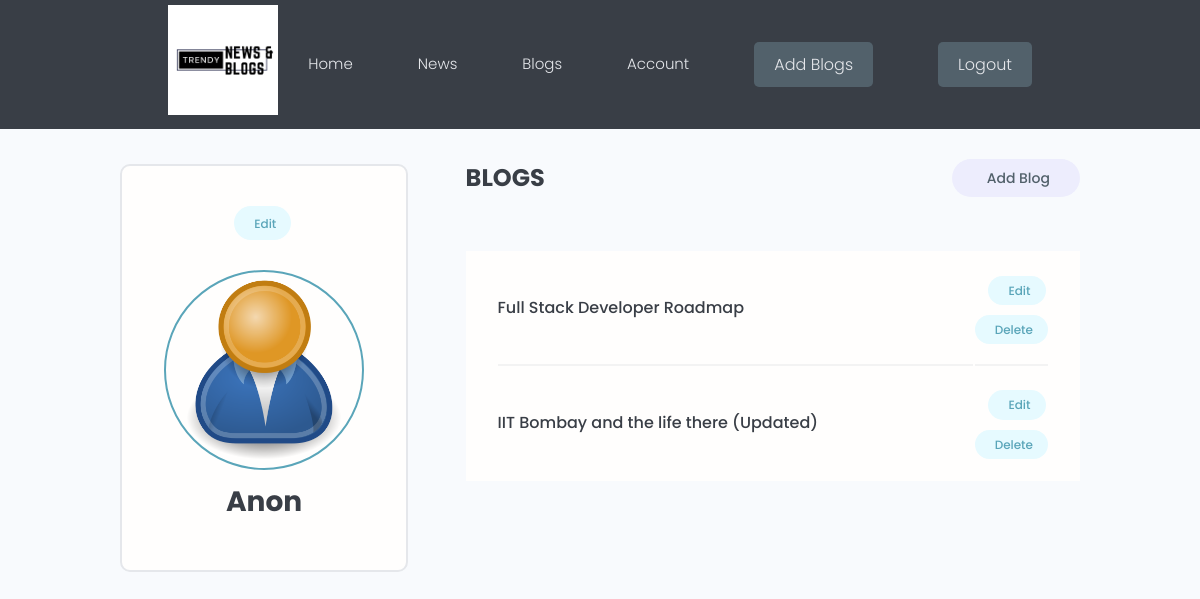
Before: /account/ (signed in) with the older database file.
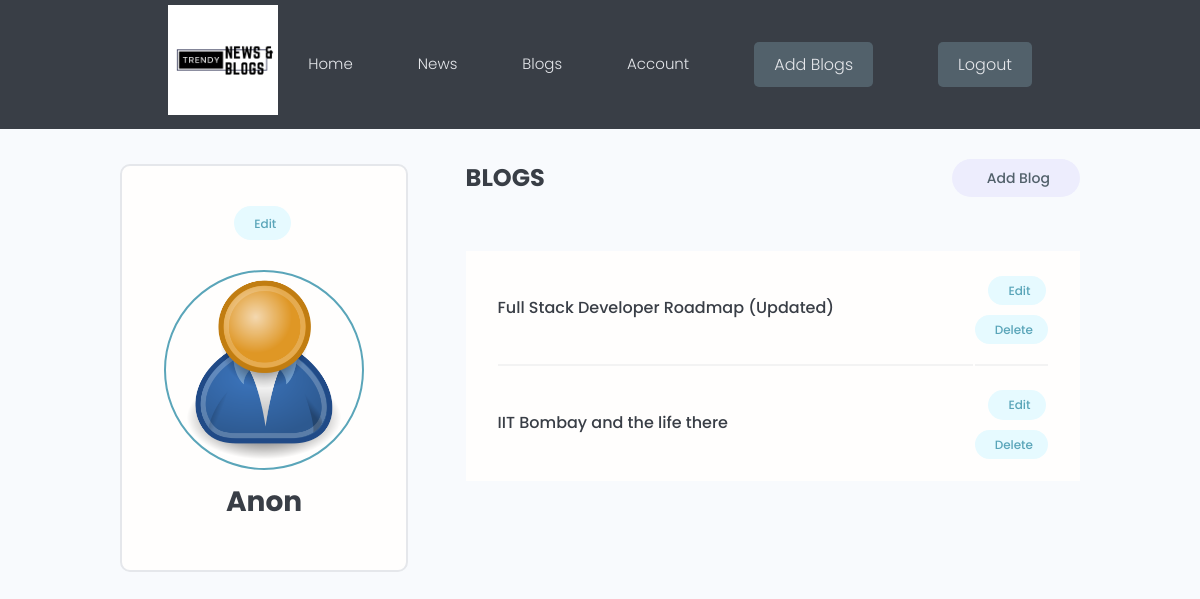
After: the same page with the newer database file.
### news/models.py (models this page shows, shortened)
class Profile(models.Model):
    user = models.OneToOneField(User, on_delete=models.CASCADE, null=True, blank=True)
    name = models.CharField(max_length=200, blank=True, null=True)
    email = models.EmailField(max_length=500, blank=True, null=True)
    username = models.CharField(max_length=200, blank=True, null=True)
    created = models.DateTimeField(auto_now_add=True)
    id = models.UUIDField(default=uuid.uuid4, unique=True,
                          primary_key=True, editable=False)
    class Meta:
        ordering = ['created']

### blog/models.py (models this page shows, shortened)
class Post(models.Model):
    title = models.CharField(max_length=250)
    content = RichTextField(blank=True, null=True)
    author = models.ForeignKey(Profile,  on_delete=models.CASCADE, related_name="blog_posts")
    published = models.DateTimeField(default=timezone.now)
    class Meta:
        ordering = ['-published']

### news/views.py (the view)
# urls.py: path('account/', views.userAccount, name='account'),
@login_required(login_url="login")
def userAccount(request):
    profile = request.user.profile
    blogs = profile.blog_posts.all()
    context = {'profile': profile, 'blogs': blogs}
    return render(request, 'account.html', context)

### templates/account.html (shortened to what this page needs)
{% extends 'base.html' %} {% load static %} {% block content %}
<main class="settingsPage profile my-md">
  <div class="container">
    <div class="layout">
      <div class="column column--1of3">
        <div class="card text-center">
          <div class="card__body dev">
            <a
              class="tag tag--pill tag--main settings__btn"
              href="{% url 'edit-account' %}"
              > Edit</a
            >
            <img
              class="avatar avatar--xl dev__avatar"
              src="{% static 'images/user-default.png' %}"
            />
            <h2 class="dev__name">{{profile.name}}</h2>
          </div>
        </div>
      </div>
      <div class="column column--2of3">
        <div class="settings">
          <h3 class="settings__title">Blogs</h3>
          <a
            class="tag tag--pill tag--sub settings__btn tag--lg"
            href="{% url 'create-blog' %}"
            > Add Blog</a
          >
        </div>
        <table class="settings__table">
          {% for blog in blogs %}
          <tr>
            <a href="{% url 'blog' blog.id %}"
            >
            <td class="settings__tableInfo">
              <a href="{% url 'blog' blog.id %}">{{blog.title}}</a>
            </td>
          </a>
            <td class="settings__tableActions">
              <a
                class="tag tag--pill tag--main settings__btn"
                href="{% url 'update-blog' blog.id %}"
                > Edit</a
              >
              <a
                class="tag tag--pill tag--main settings__btn"
                href="{% url 'delete-blog' blog.id %}?next=/account"
                > Delete</a
              >
            </td>
          </tr>
          {% endfor %}
        </table>
      </div>
    </div>
  </div>
</main>
{% endblock content %}

### templates/base.html (shortened to what this page needs)
<!DOCTYPE html>
{% load static %}
<html lang="en">
  <link rel="stylesheet" href="https://cdn.iconmonstr.com/1.3.0/css/iconmonstr-iconic-font.min.css" />
  <link rel="stylesheet" href="{% static 'uikit/styles/uikit.css' %}" />
  <link rel="stylesheet" href="{% static 'styles/app.css' %}" />
  </head>
  <body>
    {% include "navbar.html" %}
    {% block content %}
    {% endblock content %}
  </body>
</html>

### templates/navbar.html (shortened to what this page needs)
{% load static %}
<header class="header">
  <div class="container container--narrow">
    <a href="{% url 'dashboard' %}" class="header__logo">
      <img style="width:110px;height:110px" src="{% static 'images/trendy_logo.png' %}" alt="Logo" />
    </a>
    <nav class="header__nav">
      <ul class="header__menu">
        <li class="header__menuItem">
          <a href="{% url 'dashboard' %}">Home</a>
        </li>
        <li class="header__menuItem">
          <a href="{% url 'news' %}">News</a>
        </li>
        <li class="header__menuItem">
            <a href="{% url 'blogs' %}">Blogs</a>
          </li>
         {% if request.user.is_authenticated %}
        <li class="header__menuItem">
          <a href="{% url 'account' %}">Account</a>
        </li>
        <li class="header__menuItem">
          <a href="{% url 'create-blog' %}" class="btn btn--sub"
            >Add Blogs</a
          >
        </li>
        <li class="header__menuItem">
          <a href="{% url 'logout' %}" class="btn btn--sub">Logout</a>
        </li>
        {% else %}
        <li class="header__menuItem">
          <a href="{% url 'login' %}" class="btn btn--sub">Login/Sign Up</a>
        </li>
        {% endif %}
      </ul>
    </nav>
  </div>
</header>

### static/styles/app.css (style rules this page uses)
:root { --color-sub: #393E46; }
.btn--sub { background-color: var(--color-sub-light); }
.card { border: 2px solid var(--color-light); }
img { width: 100%; }
.header { position: sticky; z-index: 111; background-color: var(--color-sub); padding: 0.5rem 0; }
.header > .container { display: flex; justify-content: space-between; align-items: center; }
.header__logo > img { height: 3.8rem; }
.header__nav > ul { display: inline-flex; align-items: center; list-style: none; gap: 6.5rem; }
.header__menuItem > a { color: var(--color-light); font-weight: 300; }
.profile .card > .dev { padding: 4rem; }
.dev__avatar { display: block; margin: auto; }
.dev__name { color: var(--color-sub); font-size: 2.8rem; font-weight: 700; margin-top: 1rem; margin-bottom: 0.5rem; }
.settingsPage .dev > .settings__btn { display: inline-block; margin-bottom: 3rem; }
.settings { display: flex; justify-content: space-between; align-items: center; }
.settings__title { font-size: 2.4rem; text-transform: uppercase; font-weight: 700; color: var(--color-sub); }
.settings__table { margin-top: 3rem; margin-bottom: 5rem; padding: 0 3rem; background: var(--color-white); }
.settings__table tr { width: 100%; }
.settings__table tr > td { padding: 2rem 0; }
.settings__table tr:not(:last-child) td { border-bottom: 2px solid var(--color-white-light); }
.settings__tableInfo { width: 100%; }
.settings__tableInfo h4, .settings__tableInfo a { padding-right: 1rem; width: auto; font-size: 1.6rem; font-weight: 500; color: var(--color-sub); }
.settings__tableActions { text-align: right; }

### static/uikit/styles/modules/_variables.css (style rules this page uses)
:root { --color-main: #5aa5b9; --color-main-light: #e6faff; --color-sub: #0F4C75; --color-sub-light: #52616B; --color-sub-lighter: #ededfd; --color-text: #737373; --color-gray: #8b8b8b; --color-light: #e5e7eb; --color-light-gray: #767676; --color-bg: #f8fafd; --color-white: #fffefd; --color-white-light: #f3f3f3; --color-success: #359e64; --color-success-bg: #def8e8; --color-error: #fc4b0b; --color-error-bg: #fff2ee; --font-base: 'Poppins', arial, helvetica, 'Segoe UI', roboto, ubuntu, sans-serif; --font-monospace: 'Fira Code', 'Courier New', courier, monospace; --font-regular: 300; --font-medium: 500; --font-bold: 700; --generic-shadow: 1px 1px 5px #00000010; --generic-transition: all 0.3s ease-in-out; }

### static/uikit/styles/modules/_base.css (style rules this page uses)
* { margin: 0; padding: 0; box-sizing: border-box; text-rendering: optimizeLegibility; color: inherit; font-size: inherit; }
html { font-size: 50%; }
@media only screen and (min-width: 480px) { html { font-size: 56.25%; } }
@media only screen and (min-width: 1200px) { html { font-size: 62.5%; } }
body { line-height: 1.6; font-weight: 400; font-size: 1.5rem; color: var(--color-text); background-color: var(--color-bg); min-height: 100vh; }

### static/uikit/styles/modules/_typography.css (style rules this page uses)
* { font-family: var(--font-base); }
h2 { font-size: 3.6rem; font-weight: var(--font-bold); }
h3 { font-size: 3.2rem; font-weight: var(--font-medium); }
a { padding-bottom: 2px; text-decoration: none; display: inline-block; color: var(--color-main); font-weight: var(--font-medium); }

### static/uikit/styles/modules/_utilities.css (style rules this page uses)
.container { width: 92%; max-width: 165rem; margin: 0 auto; box-sizing: border-box; }
.container--narrow { width: 92%; max-width: 120rem; }
@media screen and (min-width: 1000px) { .container { width: 90%; } }
@media screen and (min-width: 1000px) { .container--narrow { width: 85%; } }
@media screen and (min-width: 1200px) { .container { width: 80%; } }
@media screen and (min-width: 1200px) { .container--narrow { width: 72%; } }
.text-center { text-align: center; }
.my-md { margin: 3rem auto; }

### static/uikit/styles/modules/_avatar.css (style rules this page uses)
.avatar { border-radius: 50%; border: 2px solid var(--color-main); object-fit: cover; }
.avatar--xl { height: 20rem; width: 20rem; }

### static/uikit/styles/modules/_button.css (style rules this page uses)
.btn { display: inline-block; position: relative; cursor: pointer; background-color: var(--color-light); font-weight: var(--font-medium); color: var(--color-sub); text-decoration: none; padding: 1rem 2rem; border-radius: 0.5rem; border: none; width: -webkit-fit-content; width: -moz-fit-content; width: fit-content; height: -webkit-fit-content; height: -moz-fit-content; height: fit-content; font-size: 1.6rem; outline-width: 0; outline-color: transparent; -webkit-backface-visibility: hidden; backface-visibility: hidden; transition: all 0.3s ease-in-out; }
.btn--sub { background-color: var(--color-sub); color: var(--color-white); }

### static/uikit/styles/modules/_layout.css (style rules this page uses)
.layout { display: flex; flex-flow: row wrap; justify-content: space-between; }
.layout > .column { margin-bottom: 3rem; }
.layout > .column.column--1of3 { flex-basis: 30%; }
.layout > .column.column--2of3 { flex-basis: 64%; }

Changed rows visible on the page:
changed Post: title "Full Stack Developer Roadmap" → "Full Stack Developer Roadmap (Updated)"
changed Post: title "IIT Bombay and the life there (Updated)" → "IIT Bombay and the life there"
